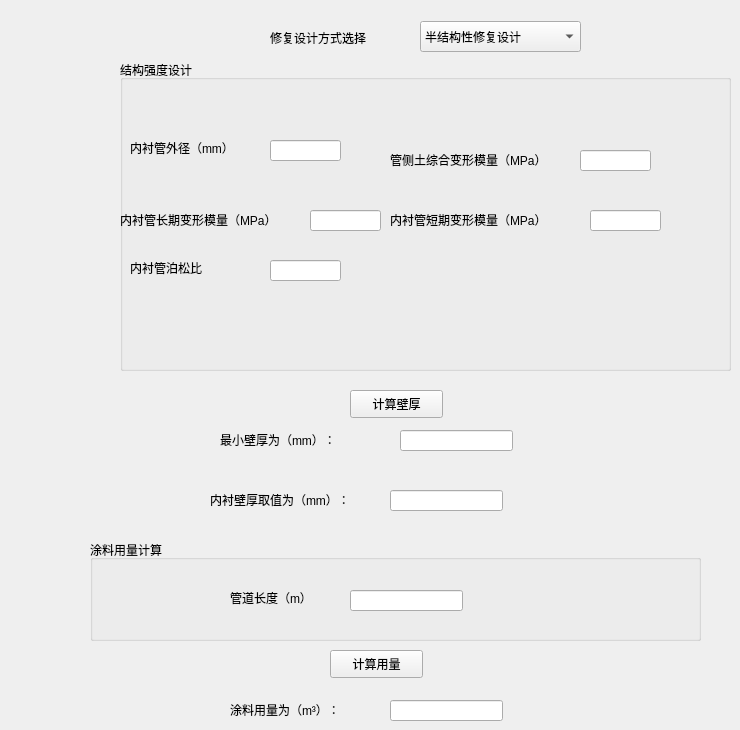
   <widget class="QWidget" name="tab_2">
    <attribute name="title">
     <string>内衬壁厚设计</string>
    </attribute>
    <widget class="QComboBox" name="comboBox_2">
     <property name="geometry">
      <rect>
       <x>420</x>
       <y>21</y>
       <width>161</width>
       <height>31</height>
      </rect>
     </property>
     <item>
      <property name="text">
       <string>半结构性修复设计</string>
      </property>
     </item>
     <item>
      <property name="text">
       <string>结构性修复设计</string>
      </property>
     </item>
    </widget>
    <widget class="QLabel" name="label_2">
     <property name="geometry">
      <rect>
       <x>270</x>
       <y>30</y>
       <width>151</width>
       <height>16</height>
      </rect>
     </property>
     <property name="text">
      <string>修复设计方式选择</string>
     </property>
    </widget>
    <widget class="QGroupBox" name="groupBox_5">
     <property name="geometry">
      <rect>
       <x>120</x>
       <y>60</y>
       <width>611</width>
       <height>311</height>
      </rect>
     </property>
     <property name="title">
      <string>结构强度设计</string>
     </property>
     <widget class="QLabel" name="label_3">
      <property name="geometry">
       <rect>
        <x>10</x>
        <y>80</y>
        <width>121</width>
        <height>16</height>
       </rect>
      </property>
      <property name="text">
       <string>内衬管外径（mm）</string>
      </property>
     </widget>
     <widget class="QLineEdit" name="lineEdit">
      <property name="geometry">
       <rect>
        <x>150</x>
        <y>80</y>
        <width>71</width>
        <height>21</height>
       </rect>
      </property>
     </widget>
     <widget class="QLineEdit" name="lineEdit_4">
      <property name="geometry">
       <rect>
        <x>150</x>
        <y>200</y>
        <width>71</width>
        <height>21</height>
       </rect>
      </property>
     </widget>
     <widget class="QLabel" name="label_6">
      <property name="geometry">
       <rect>
        <x>10</x>
        <y>200</y>
        <width>101</width>
        <height>16</height>
       </rect>
      </property>
      <property name="text">
       <string>内衬管泊松比</string>
      </property>
     </widget>
     <widget class="QLineEdit" name="lineEdit_5">
      <property name="geometry">
       <rect>
        <x>460</x>
        <y>90</y>
        <width>71</width>
        <height>21</height>
       </rect>
      </property>
     </widget>
     <widget class="QLabel" name="label_8">
      <property name="geometry">
       <rect>
        <x>270</x>
        <y>90</y>
        <width>191</width>
        <height>20</height>
       </rect>
      </property>
      <property name="text">
       <string>管侧土综合变形模量（MPa）</string>
      </property>
     </widget>
     <widget class="QLabel" name="label_17">
      <property name="geometry">
       <rect>
        <x>270</x>
        <y>150</y>
        <width>191</width>
        <height>20</height>
       </rect>
      </property>
      <property name="text">
       <string>内衬管短期变形模量（MPa）</string>
      </property>
     </widget>
     <widget class="QLineEdit" name="lineEdit_6">
      <property name="geometry">
       <rect>
        <x>470</x>
        <y>150</y>
        <width>71</width>
        <height>21</height>
       </rect>
      </property>
     </widget>
     <widget class="QLineEdit" name="lineEdit_8">
      <property name="geometry">
       <rect>
        <x>190</x>
        <y>150</y>
        <width>71</width>
        <height>21</height>
       </rect>
      </property>
     </widget>
     <widget class="QLabel" name="label_19">
      <property name="geometry">
       <rect>
        <x>0</x>
        <y>150</y>
        <width>191</width>
        <height>20</height>
       </rect>
      </property>
      <property name="text">
       <string>内衬管长期变形模量（MPa）</string>
      </property>
     </widget>
    </widget>
    <widget class="QGroupBox" name="groupBox_6">
     <property name="geometry">
      <rect>
       <x>90</x>
       <y>540</y>
       <width>611</width>
       <height>101</height>
      </rect>
     </property>
     <property name="title">
      <string>涂料用量计算</string>
     </property>
     <widget class="QLabel" name="label_4">
      <property name="geometry">
       <rect>
        <x>140</x>
        <y>50</y>
        <width>121</width>
        <height>16</height>
       </rect>
      </property>
      <property name="text">
       <string>管道长度（m）</string>
      </property>
     </widget>
     <widget class="QLineEdit" name="lineEdit_2">
      <property name="geometry">
       <rect>
        <x>260</x>
        <y>50</y>
        <width>113</width>
        <height>21</height>
       </rect>
      </property>
     </widget>
    </widget>
    <widget class="QPushButton" name="pushButton_2">
     <property name="geometry">
      <rect>
       <x>350</x>
       <y>390</y>
       <width>93</width>
       <height>28</height>
      </rect>
     </property>
     <property name="text">
      <string>计算壁厚</string>
     </property>
    </widget>
    <widget class="QLabel" name="label_40">
     <property name="geometry">
      <rect>
       <x>210</x>
       <y>490</y>
       <width>171</width>
       <height>20</height>
      </rect>
     </property>
     <property name="text">
      <string>内衬壁厚取值为（mm）：</string>
     </property>
    </widget>
    <widget class="QLineEdit" name="lineEdit_35">
     <property name="geometry">
      <rect>
       <x>390</x>
       <y>490</y>
       <width>113</width>
       <height>21</height>
      </rect>
     </property>
    </widget>
    <widget class="QLabel" name="label_14">
     <property name="geometry">
      <rect>
       <x>220</x>
       <y>430</y>
       <width>141</width>
       <height>20</height>
      </rect>
     </property>
     <property name="text">
      <string>最小壁厚为（mm）：</string>
     </property>
    </widget>
    <widget class="QLineEdit" name="lineEdit_37">
     <property name="geometry">
      <rect>
       <x>400</x>
       <y>430</y>
       <width>113</width>
       <height>21</height>
      </rect>
     </property>
     <property name="readOnly">
      <bool>true</bool>
     </property>
    </widget>
    <widget class="QLabel" name="label_39">
     <property name="geometry">
      <rect>
       <x>230</x>
       <y>700</y>
       <width>141</width>
       <height>20</height>
      </rect>
     </property>
     <property name="text">
      <string>涂料用量为（m³）：</string>
     </property>
    </widget>
    <widget class="QLineEdit" name="lineEdit_38">
     <property name="geometry">
      <rect>
       <x>390</x>
       <y>700</y>
       <width>113</width>
       <height>21</height>
      </rect>
     </property>
     <property name="readOnly">
      <bool>true</bool>
     </property>
    </widget>
    <widget class="QPushButton" name="pushButton_4">
     <property name="geometry">
      <rect>
       <x>330</x>
       <y>650</y>
       <width>93</width>
       <height>28</height>
      </rect>
     </property>
     <property name="text">
      <string>计算用量</string>
     </property>
    </widget>
   </widget>
